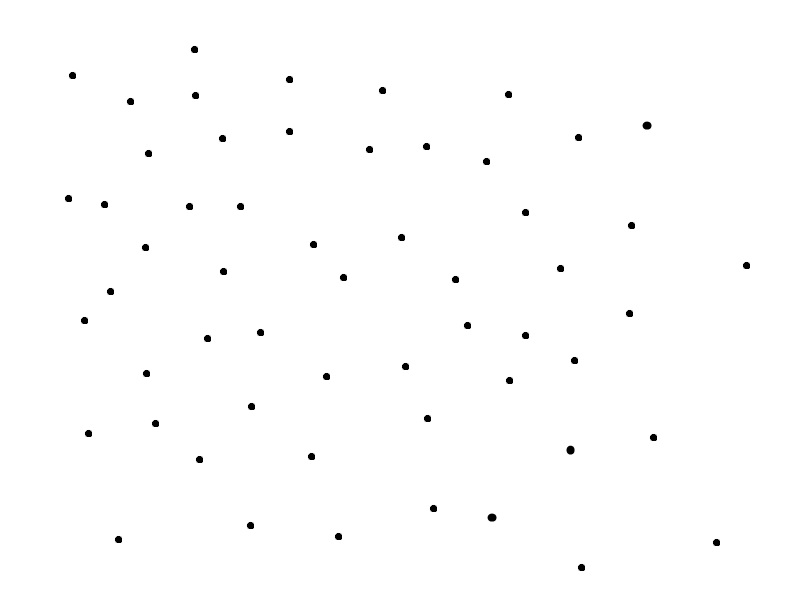
//> input picture lw4_delone/lw4_delone/points.jpg, 800 x 600 px
$ ./img2points   (built with g++ and OpenCV 4)
//> lines starting //> are read from the running program, lines starting //| are printed output that depends on the picture; after the words box and inside, x2 and y2 are one past the last pixel; in counts of white or black regions, pixels touching at a corner belong together
### img2points/img2points/img2points/img2points.h
#pragma once
#include <iostream>
#include <fstream>
#include <vector>

#include <opencv2/core.hpp>
#include <opencv2/imgcodecs.hpp>
#include <opencv2/imgproc.hpp>
#include <opencv2/highgui.hpp>
#include <opencv2/core/mat.hpp>

### img2points/img2points/img2points/img2points.cpp
#include "img2points.h"

using namespace std;

int main()
{
    std::string output_file_name = "c:/IPS/combo_math/lw4_delone/lw4_delone/points.txt";
    std::ofstream outFile(output_file_name);

    std::string image_path_points = "c:/IPS/combo_math/lw4_delone/lw4_delone/points.jpg";
    cv::Mat img_points = cv::imread(image_path_points, cv::IMREAD_GRAYSCALE);
//> img_points is the input picture: 600 rows x 800 cols, CV_8UC1; min 0, max 255, mean 253.7

    if (img_points.empty())
    {
        std::cout << "Could not read the image: " << image_path_points << std::endl;
        return 1;
    }


    cv::Mat img;
    cv::threshold(img_points, img, 50, 255, cv::THRESH_BINARY_INV | cv::THRESH_OTSU);
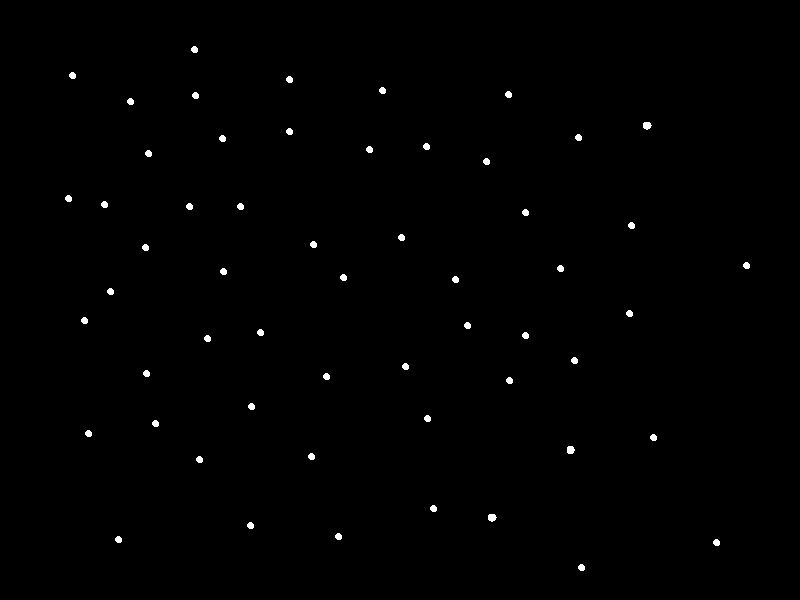
//> img: 600 rows x 800 cols, CV_8UC1; 0.46% white; 56 white regions

    std::vector<std::vector<cv::Point>> contours;
    cv::findContours(img, contours, cv::RETR_LIST, cv::CHAIN_APPROX_SIMPLE);
//> contours = 56 contours; largest, box (x1, y1, x2, y2) and area: (488, 514, 497, 522) 43, (643, 122, 652, 130) 43, (567, 446, 575, 454) 42, (578, 564, 585, 571) 30, (713, 539, 720, 546) 30

    for (auto cnt : contours)
    {
        double area = cv::contourArea(cnt);
        if (area > 3 && area < 10)
        {
            outFile << cnt[0].x << ' ' << cnt[0].y << std::endl;
        }
    }
//> this loop made 56 passes
//> area on passes 1 to 12: 29.5, 29.5, 29.5, 29.5, 29.5, 43, 29.5, 29.5, 29.5, 42, 29.5, 29.5

    cv::imshow("Display window", img);
    int k = cv::waitKey(0);
//> the space key is pressed
    return 0;
}
